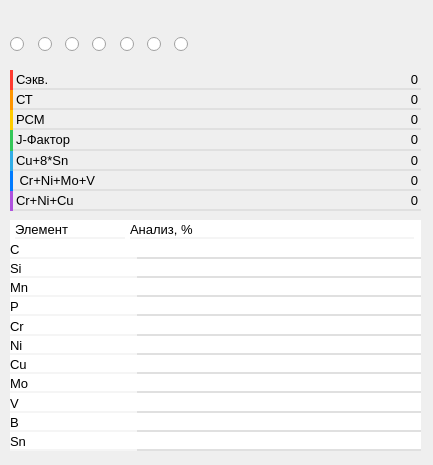
<?xml version="1.0" encoding="UTF-8"?>
<ui version="4.0">
 <class>Formuls</class>
 <widget class="QWidget" name="Formuls">
  <property name="geometry">
   <rect>
    <x>0</x>
    <y>0</y>
    <width>433</width>
    <height>465</height>
   </rect>
  </property>
  <property name="font">
   <font>
    <pointsize>10</pointsize>
   </font>
  </property>
  <property name="windowTitle">
   <string>Form</string>
  </property>
  <widget class="QPushButton" name="pushButton_7">
   <property name="geometry">
    <rect>
     <x>390</x>
     <y>10</y>
     <width>41</width>
     <height>21</height>
    </rect>
   </property>
   <property name="sizePolicy">
    <sizepolicy hsizetype="Fixed" vsizetype="Fixed">
     <horstretch>0</horstretch>
     <verstretch>0</verstretch>
    </sizepolicy>
   </property>
   <property name="minimumSize">
    <size>
     <width>41</width>
     <height>0</height>
    </size>
   </property>
   <property name="maximumSize">
    <size>
     <width>41</width>
     <height>21</height>
    </size>
   </property>
   <property name="styleSheet">
    <string notr="true">border: None</string>
   </property>
   <property name="text">
    <string/>
   </property>
   <property name="icon">
    <iconset>
     <normaloff>../../../Downloads/vector (3).svg</normaloff>../../../Downloads/vector (3).svg</iconset>
   </property>
  </widget>
  <widget class="QPushButton" name="pushButton_6">
   <property name="geometry">
    <rect>
     <x>0</x>
     <y>10</y>
     <width>41</width>
     <height>21</height>
    </rect>
   </property>
   <property name="sizePolicy">
    <sizepolicy hsizetype="Fixed" vsizetype="Fixed">
     <horstretch>0</horstretch>
     <verstretch>0</verstretch>
    </sizepolicy>
   </property>
   <property name="minimumSize">
    <size>
     <width>41</width>
     <height>21</height>
    </size>
   </property>
   <property name="maximumSize">
    <size>
     <width>41</width>
     <height>21</height>
    </size>
   </property>
   <property name="styleSheet">
    <string notr="true">border: None</string>
   </property>
   <property name="text">
    <string/>
   </property>
   <property name="icon">
    <iconset>
     <normaloff>../../../Downloads/vector (2).svg</normaloff>../../../Downloads/vector (2).svg</iconset>
   </property>
  </widget>
  <widget class="QWidget" name="horizontalLayoutWidget">
   <property name="geometry">
    <rect>
     <x>10</x>
     <y>29</y>
     <width>191</width>
     <height>31</height>
    </rect>
   </property>
   <layout class="QHBoxLayout" name="LayoutForFormul">
    <property name="spacing">
     <number>0</number>
    </property>
    <item>
     <widget class="QRadioButton" name="Cekv">
      <property name="text">
       <string> </string>
      </property>
     </widget>
    </item>
    <item>
     <widget class="QRadioButton" name="Ct">
      <property name="text">
       <string> </string>
      </property>
     </widget>
    </item>
    <item>
     <widget class="QRadioButton" name="Pcm">
      <property name="text">
       <string> </string>
      </property>
     </widget>
    </item>
    <item>
     <widget class="QRadioButton" name="J_Factor">
      <property name="text">
       <string> </string>
      </property>
     </widget>
    </item>
    <item>
     <widget class="QRadioButton" name="Cu_8_Sn">
      <property name="text">
       <string> </string>
      </property>
     </widget>
    </item>
    <item>
     <widget class="QRadioButton" name="Cr_Ni_Mo_V">
      <property name="text">
       <string> </string>
      </property>
     </widget>
    </item>
    <item>
     <widget class="QRadioButton" name="Cr_Ni_Cu">
      <property name="text">
       <string> </string>
      </property>
     </widget>
    </item>
   </layout>
  </widget>
  <widget class="QWidget" name="verticalLayoutWidget">
   <property name="geometry">
    <rect>
     <x>10</x>
     <y>70</y>
     <width>411</width>
     <height>141</height>
    </rect>
   </property>
   <layout class="QVBoxLayout" name="LayoutForElementFormul">
    <property name="spacing">
     <number>0</number>
    </property>
    <item>
     <layout class="QHBoxLayout" name="LayoutForCekv">
      <item>
       <widget class="Line" name="RedLineCekv">
        <property name="maximumSize">
         <size>
          <width>16777215</width>
          <height>28</height>
         </size>
        </property>
        <property name="styleSheet">
         <string notr="true">background-color: #FF3B30;
border:None;</string>
        </property>
        <property name="orientation">
         <enum>Qt::Vertical</enum>
        </property>
       </widget>
      </item>
      <item>
       <widget class="QLabel" name="LabelNameCekv">
        <property name="font">
         <font>
          <pointsize>10</pointsize>
         </font>
        </property>
        <property name="styleSheet">
         <string notr="true">border: none;
border-bottom: 2px solid #E0E0E0;</string>
        </property>
        <property name="text">
         <string>Сэкв.</string>
        </property>
       </widget>
      </item>
      <item>
       <widget class="QLabel" name="LabelCekv">
        <property name="font">
         <font>
          <pointsize>10</pointsize>
         </font>
        </property>
        <property name="styleSheet">
         <string notr="true">border: none;
border-bottom: 2px solid #E0E0E0;</string>
        </property>
        <property name="text">
         <string>0</string>
        </property>
        <property name="alignment">
         <set>Qt::AlignRight|Qt::AlignTrailing|Qt::AlignVCenter</set>
        </property>
       </widget>
      </item>
     </layout>
    </item>
    <item>
     <layout class="QHBoxLayout" name="LayoutForCt">
      <item>
       <widget class="Line" name="OrangeLineCt">
        <property name="maximumSize">
         <size>
          <width>16777215</width>
          <height>28</height>
         </size>
        </property>
        <property name="styleSheet">
         <string notr="true">background-color: #FF9500;
border:None;</string>
        </property>
        <property name="orientation">
         <enum>Qt::Vertical</enum>
        </property>
       </widget>
      </item>
      <item>
       <widget class="QLabel" name="LabelNameCt">
        <property name="font">
         <font>
          <pointsize>10</pointsize>
         </font>
        </property>
        <property name="styleSheet">
         <string notr="true">border: none;
border-bottom: 2px solid #E0E0E0;</string>
        </property>
        <property name="text">
         <string>СТ</string>
        </property>
       </widget>
      </item>
      <item>
       <widget class="QLabel" name="LabelCt">
        <property name="font">
         <font>
          <pointsize>10</pointsize>
         </font>
        </property>
        <property name="styleSheet">
         <string notr="true">border: none;
border-bottom: 2px solid #E0E0E0;</string>
        </property>
        <property name="text">
         <string>0</string>
        </property>
        <property name="alignment">
         <set>Qt::AlignRight|Qt::AlignTrailing|Qt::AlignVCenter</set>
        </property>
       </widget>
      </item>
     </layout>
    </item>
    <item>
     <layout class="QHBoxLayout" name="LayoutForPcm">
      <item>
       <widget class="Line" name="YellowLinePcm">
        <property name="maximumSize">
         <size>
          <width>16777215</width>
          <height>28</height>
         </size>
        </property>
        <property name="styleSheet">
         <string notr="true">background-color: #FFCC00;
border:None;</string>
        </property>
        <property name="orientation">
         <enum>Qt::Vertical</enum>
        </property>
       </widget>
      </item>
      <item>
       <widget class="QLabel" name="LabelNamePcm">
        <property name="font">
         <font>
          <pointsize>10</pointsize>
         </font>
        </property>
        <property name="styleSheet">
         <string notr="true">border: none;
border-bottom: 2px solid #E0E0E0;</string>
        </property>
        <property name="text">
         <string>РСМ</string>
        </property>
       </widget>
      </item>
      <item>
       <widget class="QLabel" name="LabelPcm">
        <property name="font">
         <font>
          <pointsize>10</pointsize>
         </font>
        </property>
        <property name="styleSheet">
         <string notr="true">border: none;
border-bottom: 2px solid #E0E0E0;</string>
        </property>
        <property name="text">
         <string>0</string>
        </property>
        <property name="alignment">
         <set>Qt::AlignRight|Qt::AlignTrailing|Qt::AlignVCenter</set>
        </property>
       </widget>
      </item>
     </layout>
    </item>
    <item>
     <layout class="QHBoxLayout" name="LayoutForJ_Factor">
      <item>
       <widget class="Line" name="GreenLineJ_Factor">
        <property name="maximumSize">
         <size>
          <width>16777215</width>
          <height>28</height>
         </size>
        </property>
        <property name="styleSheet">
         <string notr="true">background-color: #34C759;
border:None;</string>
        </property>
        <property name="orientation">
         <enum>Qt::Vertical</enum>
        </property>
       </widget>
      </item>
      <item>
       <widget class="QLabel" name="LabelNameJ_Factor">
        <property name="font">
         <font>
          <pointsize>10</pointsize>
         </font>
        </property>
        <property name="styleSheet">
         <string notr="true">border: none;
border-bottom: 2px solid #E0E0E0;</string>
        </property>
        <property name="text">
         <string>J-Фактор</string>
        </property>
       </widget>
      </item>
      <item>
       <widget class="QLabel" name="LabelJ_Factor">
        <property name="font">
         <font>
          <pointsize>10</pointsize>
         </font>
        </property>
        <property name="styleSheet">
         <string notr="true">border: none;
border-bottom: 2px solid #E0E0E0;</string>
        </property>
        <property name="text">
         <string>0</string>
        </property>
        <property name="alignment">
         <set>Qt::AlignRight|Qt::AlignTrailing|Qt::AlignVCenter</set>
        </property>
       </widget>
      </item>
     </layout>
    </item>
    <item>
     <layout class="QHBoxLayout" name="LayoutForCu_8_Sn">
      <item>
       <widget class="Line" name="CyanLine_Cu_8_Sn">
        <property name="maximumSize">
         <size>
          <width>16777215</width>
          <height>28</height>
         </size>
        </property>
        <property name="styleSheet">
         <string notr="true">background-color: #32ADE6;
border:None;</string>
        </property>
        <property name="orientation">
         <enum>Qt::Vertical</enum>
        </property>
       </widget>
      </item>
      <item>
       <widget class="QLabel" name="LabelNameCu_8_Sn">
        <property name="font">
         <font>
          <pointsize>10</pointsize>
         </font>
        </property>
        <property name="styleSheet">
         <string notr="true">border: none;
border-bottom: 2px solid #E0E0E0;</string>
        </property>
        <property name="text">
         <string>Cu+8*Sn</string>
        </property>
       </widget>
      </item>
      <item>
       <widget class="QLabel" name="LabelCu_8_Sn">
        <property name="font">
         <font>
          <pointsize>10</pointsize>
         </font>
        </property>
        <property name="styleSheet">
         <string notr="true">border: none;
border-bottom: 2px solid #E0E0E0;</string>
        </property>
        <property name="text">
         <string>0</string>
        </property>
        <property name="alignment">
         <set>Qt::AlignRight|Qt::AlignTrailing|Qt::AlignVCenter</set>
        </property>
       </widget>
      </item>
     </layout>
    </item>
    <item>
     <layout class="QHBoxLayout" name="LayoutForCr_Ni_Mo_V">
      <item>
       <widget class="Line" name="BlueLine_Cr_Ni_Mo_V">
        <property name="maximumSize">
         <size>
          <width>16777215</width>
          <height>28</height>
         </size>
        </property>
        <property name="styleSheet">
         <string notr="true">background-color: #007AFF;
border:None;</string>
        </property>
        <property name="orientation">
         <enum>Qt::Vertical</enum>
        </property>
       </widget>
      </item>
      <item>
       <widget class="QLabel" name="LabelNameCr_Ni_Mo_V">
        <property name="font">
         <font>
          <pointsize>10</pointsize>
         </font>
        </property>
        <property name="styleSheet">
         <string notr="true">border: none;
border-bottom: 2px solid #E0E0E0;</string>
        </property>
        <property name="text">
         <string> Cr+Ni+Mo+V</string>
        </property>
       </widget>
      </item>
      <item>
       <widget class="QLabel" name="LabelCr_Ni_Mo_V">
        <property name="font">
         <font>
          <pointsize>10</pointsize>
         </font>
        </property>
        <property name="styleSheet">
         <string notr="true">border: none;
border-bottom: 2px solid #E0E0E0;</string>
        </property>
        <property name="text">
         <string>0</string>
        </property>
        <property name="alignment">
         <set>Qt::AlignRight|Qt::AlignTrailing|Qt::AlignVCenter</set>
        </property>
       </widget>
      </item>
     </layout>
    </item>
    <item>
     <layout class="QHBoxLayout" name="LayoutForCr_Ni_Cu">
      <item>
       <widget class="Line" name="PurpleLineCr_Ni_Cu">
        <property name="maximumSize">
         <size>
          <width>16777215</width>
          <height>28</height>
         </size>
        </property>
        <property name="styleSheet">
         <string notr="true">background-color: #AF52DE;
border:None;</string>
        </property>
        <property name="orientation">
         <enum>Qt::Vertical</enum>
        </property>
       </widget>
      </item>
      <item>
       <widget class="QLabel" name="LabelNameCr_Ni_Cu">
        <property name="font">
         <font>
          <pointsize>10</pointsize>
         </font>
        </property>
        <property name="styleSheet">
         <string notr="true">border: none;
border-bottom: 2px solid #E0E0E0;</string>
        </property>
        <property name="text">
         <string>Cr+Ni+Cu</string>
        </property>
       </widget>
      </item>
      <item>
       <widget class="QLabel" name="LabelCr_Ni_cu">
        <property name="font">
         <font>
          <pointsize>10</pointsize>
         </font>
        </property>
        <property name="styleSheet">
         <string notr="true">border: none;
border-bottom: 2px solid #E0E0E0;</string>
        </property>
        <property name="text">
         <string> 0</string>
        </property>
        <property name="alignment">
         <set>Qt::AlignRight|Qt::AlignTrailing|Qt::AlignVCenter</set>
        </property>
       </widget>
      </item>
     </layout>
    </item>
   </layout>
  </widget>
  <widget class="QWidget" name="WidgetForElement" native="true">
   <property name="geometry">
    <rect>
     <x>10</x>
     <y>220</y>
     <width>411</width>
     <height>231</height>
    </rect>
   </property>
   <property name="styleSheet">
    <string notr="true">background-color: rgb(255, 255, 255);</string>
   </property>
   <layout class="QGridLayout" name="gridLayout">
    <item row="0" column="0">
     <layout class="QVBoxLayout" name="verticalLayout">
      <property name="spacing">
       <number>0</number>
      </property>
      <item>
       <layout class="QHBoxLayout" name="LayoutForElementAndAnalize">
        <item>
         <widget class="QLabel" name="LabelElement">
          <property name="maximumSize">
           <size>
            <width>110</width>
            <height>36</height>
           </size>
          </property>
          <property name="font">
           <font>
            <pointsize>10</pointsize>
           </font>
          </property>
          <property name="styleSheet">
           <string notr="true">background-color: rgb(255, 255, 255);
border-bottom: 2px solid #F5F5F5;
</string>
          </property>
          <property name="text">
           <string>Элемент</string>
          </property>
         </widget>
        </item>
        <item>
         <widget class="QLabel" name="LabelAnalize">
          <property name="maximumSize">
           <size>
            <width>284</width>
            <height>36</height>
           </size>
          </property>
          <property name="styleSheet">
           <string notr="true">background-color: rgb(255, 255, 255);
border-bottom: 2px solid #F5F5F5;
</string>
          </property>
          <property name="text">
           <string>Анализ, %</string>
          </property>
         </widget>
        </item>
       </layout>
      </item>
      <item>
       <layout class="QHBoxLayout" name="LayoutForC">
        <item>
         <widget class="QLabel" name="LabelC">
          <property name="font">
           <font>
            <pointsize>10</pointsize>
           </font>
          </property>
          <property name="styleSheet">
           <string notr="true">background-color: rgb(255, 255, 255);
border-bottom: 2px solid #F5F5F5;
</string>
          </property>
          <property name="text">
           <string>C</string>
          </property>
         </widget>
        </item>
        <item>
         <widget class="QLineEdit" name="InputForC">
          <property name="maximumSize">
           <size>
            <width>284</width>
            <height>36</height>
           </size>
          </property>
          <property name="styleSheet">
           <string notr="true">background-color: rgb(255, 255, 255);
border: none;
border-bottom: 2px solid #E0E0E0;
</string>
          </property>
          <property name="alignment">
           <set>Qt::AlignLeading|Qt::AlignLeft|Qt::AlignVCenter</set>
          </property>
         </widget>
        </item>
       </layout>
      </item>
      <item>
       <layout class="QHBoxLayout" name="LayoutForSi">
        <item>
         <widget class="QLabel" name="LabelSi">
          <property name="font">
           <font>
            <pointsize>10</pointsize>
           </font>
          </property>
          <property name="styleSheet">
           <string notr="true">background-color: rgb(255, 255, 255);
border-bottom: 2px solid #F5F5F5;
</string>
          </property>
          <property name="text">
           <string>Si</string>
          </property>
         </widget>
        </item>
        <item>
         <widget class="QLineEdit" name="InputForSi">
          <property name="maximumSize">
           <size>
            <width>284</width>
            <height>36</height>
           </size>
          </property>
          <property name="styleSheet">
           <string notr="true">background-color: rgb(255, 255, 255);
border: none;
border-bottom: 2px solid #E0E0E0;
</string>
          </property>
          <property name="alignment">
           <set>Qt::AlignLeading|Qt::AlignLeft|Qt::AlignVCenter</set>
          </property>
         </widget>
        </item>
       </layout>
      </item>
      <item>
       <layout class="QHBoxLayout" name="LayoutForMn">
        <item>
         <widget class="QLabel" name="LabelMn">
          <property name="font">
           <font>
            <pointsize>10</pointsize>
           </font>
          </property>
          <property name="styleSheet">
           <string notr="true">background-color: rgb(255, 255, 255);
border-bottom: 2px solid #F5F5F5;
</string>
          </property>
          <property name="text">
           <string>Mn</string>
          </property>
         </widget>
        </item>
        <item>
         <widget class="QLineEdit" name="InputForMn">
          <property name="maximumSize">
           <size>
            <width>284</width>
            <height>36</height>
           </size>
          </property>
          <property name="styleSheet">
           <string notr="true">background-color: rgb(255, 255, 255);
border: none;
border-bottom: 2px solid #E0E0E0;
</string>
          </property>
          <property name="alignment">
           <set>Qt::AlignLeading|Qt::AlignLeft|Qt::AlignVCenter</set>
          </property>
         </widget>
        </item>
       </layout>
      </item>
      <item>
       <layout class="QHBoxLayout" name="LayoutForP">
        <item>
         <widget class="QLabel" name="LabelP">
          <property name="font">
           <font>
            <pointsize>10</pointsize>
           </font>
          </property>
          <property name="styleSheet">
           <string notr="true">background-color: rgb(255, 255, 255);
border-bottom: 2px solid #F5F5F5;
</string>
          </property>
          <property name="text">
           <string>P</string>
          </property>
         </widget>
        </item>
        <item>
         <widget class="QLineEdit" name="InputForP">
          <property name="maximumSize">
           <size>
            <width>284</width>
            <height>36</height>
           </size>
          </property>
          <property name="styleSheet">
           <string notr="true">background-color: rgb(255, 255, 255);
border: none;
border-bottom: 2px solid #E0E0E0;
</string>
          </property>
          <property name="alignment">
           <set>Qt::AlignLeading|Qt::AlignLeft|Qt::AlignVCenter</set>
          </property>
         </widget>
        </item>
       </layout>
      </item>
      <item>
       <layout class="QHBoxLayout" name="LayoutForCr">
        <item>
         <widget class="QLabel" name="LabelCr">
          <property name="font">
           <font>
            <pointsize>10</pointsize>
           </font>
          </property>
          <property name="styleSheet">
           <string notr="true">background-color: rgb(255, 255, 255);
border-bottom: 2px solid #F5F5F5;
</string>
          </property>
          <property name="text">
           <string>Cr</string>
          </property>
         </widget>
        </item>
        <item>
         <widget class="QLineEdit" name="InputForCr">
          <property name="maximumSize">
           <size>
            <width>284</width>
            <height>36</height>
           </size>
          </property>
          <property name="styleSheet">
           <string notr="true">background-color: rgb(255, 255, 255);
border: none;
border-bottom: 2px solid #E0E0E0;
</string>
          </property>
          <property name="alignment">
           <set>Qt::AlignLeading|Qt::AlignLeft|Qt::AlignVCenter</set>
          </property>
         </widget>
        </item>
       </layout>
      </item>
      <item>
       <layout class="QHBoxLayout" name="LayoutForNi">
        <item>
         <widget class="QLabel" name="LabelNi">
          <property name="font">
           <font>
            <pointsize>10</pointsize>
           </font>
          </property>
          <property name="styleSheet">
           <string notr="true">background-color: rgb(255, 255, 255);
border-bottom: 2px solid #F5F5F5;
</string>
          </property>
          <property name="text">
           <string>Ni</string>
          </property>
         </widget>
        </item>
        <item>
         <widget class="QLineEdit" name="InputForNi">
          <property name="maximumSize">
           <size>
            <width>284</width>
            <height>36</height>
           </size>
          </property>
          <property name="styleSheet">
           <string notr="true">background-color: rgb(255, 255, 255);
border: none;
border-bottom: 2px solid #E0E0E0;
</string>
          </property>
          <property name="alignment">
           <set>Qt::AlignLeading|Qt::AlignLeft|Qt::AlignVCenter</set>
          </property>
         </widget>
        </item>
       </layout>
      </item>
      <item>
       <layout class="QHBoxLayout" name="LayoutForCu">
        <item>
         <widget class="QLabel" name="LabelCu">
          <property name="font">
           <font>
            <pointsize>10</pointsize>
           </font>
          </property>
          <property name="styleSheet">
           <string notr="true">background-color: rgb(255, 255, 255);
border-bottom: 2px solid #F5F5F5;
</string>
          </property>
          <property name="text">
           <string>Cu</string>
          </property>
         </widget>
        </item>
        <item>
         <widget class="QLineEdit" name="InputForCu">
          <property name="maximumSize">
           <size>
            <width>284</width>
            <height>36</height>
           </size>
          </property>
          <property name="styleSheet">
           <string notr="true">background-color: rgb(255, 255, 255);
border: none;
border-bottom: 2px solid #E0E0E0;
</string>
          </property>
          <property name="alignment">
           <set>Qt::AlignLeading|Qt::AlignLeft|Qt::AlignVCenter</set>
          </property>
         </widget>
        </item>
       </layout>
      </item>
      <item>
       <layout class="QHBoxLayout" name="LayoutForMo">
        <item>
         <widget class="QLabel" name="LabelMo">
          <property name="font">
           <font>
            <pointsize>10</pointsize>
           </font>
          </property>
          <property name="styleSheet">
           <string notr="true">background-color: rgb(255, 255, 255);
border-bottom: 2px solid #F5F5F5;
</string>
          </property>
          <property name="text">
           <string>Mo</string>
          </property>
         </widget>
        </item>
        <item>
         <widget class="QLineEdit" name="InputForMo">
          <property name="maximumSize">
           <size>
            <width>284</width>
            <height>36</height>
           </size>
          </property>
          <property name="styleSheet">
           <string notr="true">background-color: rgb(255, 255, 255);
border: none;
border-bottom: 2px solid #E0E0E0;
</string>
          </property>
          <property name="alignment">
           <set>Qt::AlignLeading|Qt::AlignLeft|Qt::AlignVCenter</set>
          </property>
         </widget>
        </item>
       </layout>
      </item>
      <item>
       <layout class="QHBoxLayout" name="LayoutForV">
        <item>
         <widget class="QLabel" name="LabelV">
          <property name="font">
           <font>
            <pointsize>10</pointsize>
           </font>
          </property>
          <property name="styleSheet">
           <string notr="true">background-color: rgb(255, 255, 255);
border-bottom: 2px solid #F5F5F5;
</string>
          </property>
          <property name="text">
           <string>V</string>
          </property>
         </widget>
        </item>
        <item>
         <widget class="QLineEdit" name="InputForV">
          <property name="maximumSize">
           <size>
            <width>284</width>
            <height>36</height>
           </size>
          </property>
          <property name="styleSheet">
           <string notr="true">background-color: rgb(255, 255, 255);
border: none;
border-bottom: 2px solid #E0E0E0;
</string>
          </property>
          <property name="alignment">
           <set>Qt::AlignLeading|Qt::AlignLeft|Qt::AlignVCenter</set>
          </property>
         </widget>
        </item>
       </layout>
      </item>
      <item>
       <layout class="QHBoxLayout" name="LayoutForB">
        <item>
         <widget class="QLabel" name="LabelB">
          <property name="font">
           <font>
            <pointsize>10</pointsize>
           </font>
          </property>
          <property name="styleSheet">
           <string notr="true">background-color: rgb(255, 255, 255);
border-bottom: 2px solid #F5F5F5;
</string>
          </property>
          <property name="text">
           <string>B</string>
          </property>
         </widget>
        </item>
        <item>
         <widget class="QLineEdit" name="InputForB">
          <property name="maximumSize">
           <size>
            <width>284</width>
            <height>36</height>
           </size>
          </property>
          <property name="styleSheet">
           <string notr="true">background-color: rgb(255, 255, 255);
border: none;
border-bottom: 2px solid #E0E0E0;
</string>
          </property>
          <property name="alignment">
           <set>Qt::AlignLeading|Qt::AlignLeft|Qt::AlignVCenter</set>
          </property>
         </widget>
        </item>
       </layout>
      </item>
      <item>
       <layout class="QHBoxLayout" name="LayoutForSn">
        <item>
         <widget class="QLabel" name="LabelSn">
          <property name="font">
           <font>
            <pointsize>10</pointsize>
           </font>
          </property>
          <property name="styleSheet">
           <string notr="true">background-color: rgb(255, 255, 255);
border-bottom: 2px solid #F5F5F5;
</string>
          </property>
          <property name="text">
           <string>Sn</string>
          </property>
         </widget>
        </item>
        <item>
         <widget class="QLineEdit" name="InputForSn">
          <property name="maximumSize">
           <size>
            <width>284</width>
            <height>36</height>
           </size>
          </property>
          <property name="styleSheet">
           <string notr="true">background-color: rgb(255, 255, 255);
border: none;
border-bottom: 2px solid #E0E0E0;
</string>
          </property>
          <property name="alignment">
           <set>Qt::AlignLeading|Qt::AlignLeft|Qt::AlignVCenter</set>
          </property>
         </widget>
        </item>
       </layout>
      </item>
     </layout>
    </item>
   </layout>
  </widget>
 </widget>
 <resources/>
 <connections/>
</ui>
